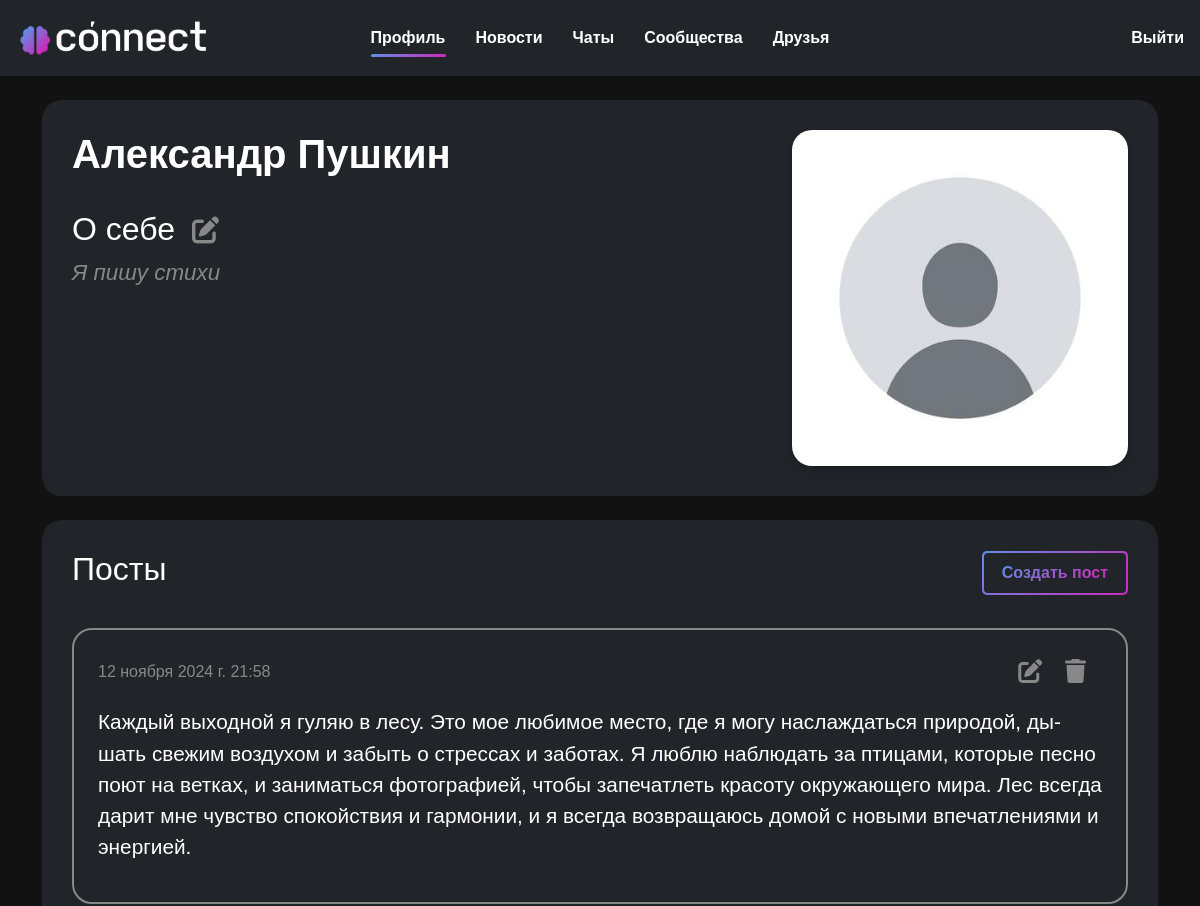
The app's page /person/ (signed in, upper part), older data.
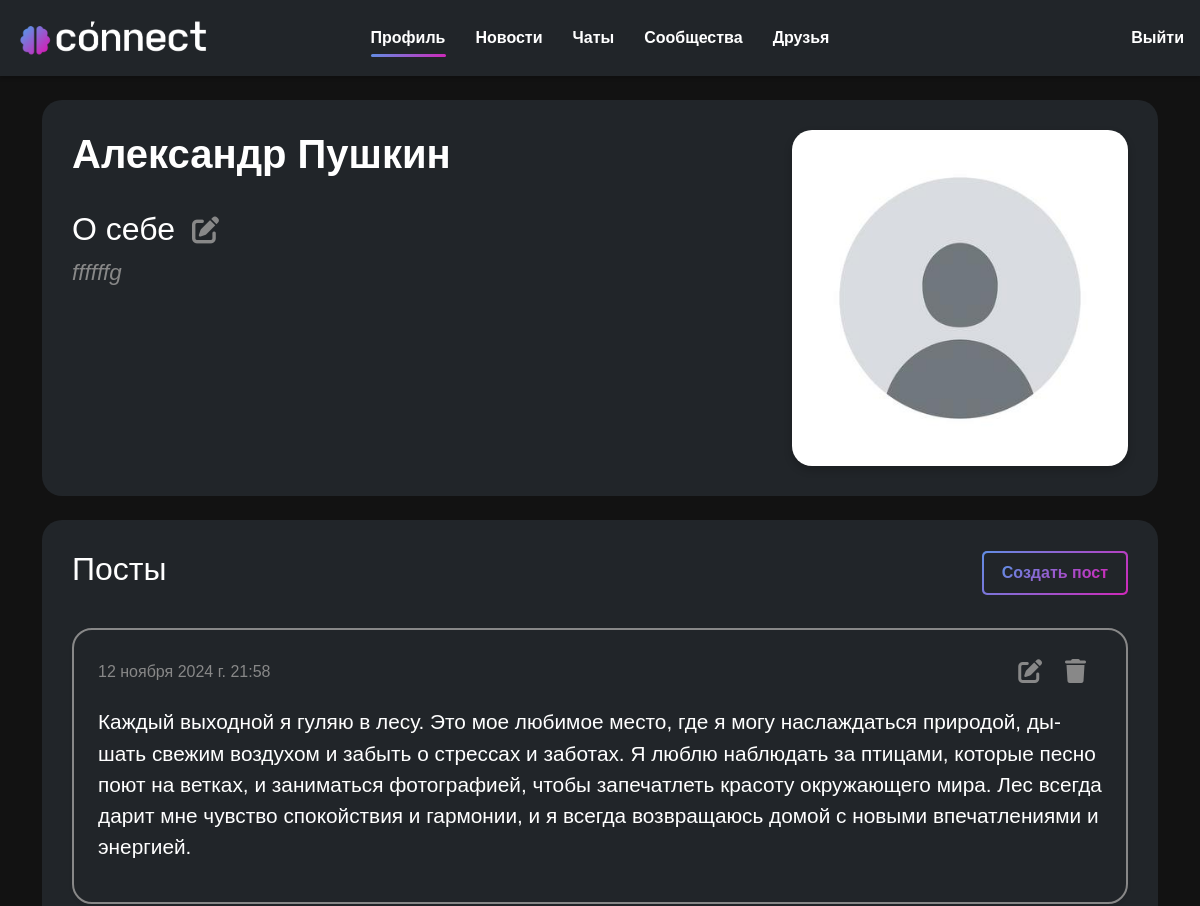
The same page, newer data.
### users/models.py (models this page shows)
class User(AbstractUser):
    first_name = models.CharField("Имя", max_length=20)
    last_name = models.CharField("Фамилия", max_length=20)
    username = models.CharField("Имя пользователя", unique=True, max_length=20)
    email = models.EmailField("Почта", unique=True)
    password = models.CharField("Пароль", max_length=20)
    image = models.ImageField("Аватар", upload_to='users_images', blank=True, null=True)
    about = models.TextField("О себе", max_length=100, blank=True, null=True)
    class Meta:
        verbose_name = 'Пользователь'
        verbose_name_plural = 'Пользователи'

### person/views.py (the view)
# urls.py: path('', views.profile, name='profile'),
def profile(request):
    posts = Post.objects.filter(user=request.user.id).order_by('-date')
    data = {
        "user": request.user,
        "posts": posts,
    }
    return render(request, "person/profile.html", data)

### person/templates/person/profile.html (shortened to what this page needs)
{% extends 'main/layout.html' %}
{% load static %}
{% block link %}
    <link rel="stylesheet" href="{% static 'person/css/person.css' %}">
{% endblock %}
{% block content %}
<section class="container container-profile">
<div class="row">
    <div class="col-md-8">
        <h2 class="person_name mb-4">{{ user.first_name }} {{ user.last_name }}</h2>
        <div class="about-section">
            <h2>О себе
                <a href="#" class="edit-about-btn" data-bs-toggle="modal" data-bs-target="#editAboutModal">
                    <i class="fa-solid fa-pen-to-square"></i>
                </a>
            </h2>
            {% if user.about %}
                <p class="about">{{ user.about }}</p>
            {% else %}
                <p class="commentary">Информация отсутвует</p>
            {% endif %}
        </div>
    </div>
    <div class="col-md-4">
        <img src="{% static 'person/img/default.jpg' %}" alt="person" class="profile-image">
    </div>
</div>
</section>
<section class="container container-profile mt-4">
<div class="d-flex justify-content-between align-items-center mb-4">
    <h2>Посты</h2>
    <button type="button" class="gradient-btn" data-bs-toggle="modal" data-bs-target="#createPostModal" data="Создать пост"></button>
</div>
{% if posts %}
<div class="posts-list">
    {% for el in posts %}
        <div class="post-item">
            <div class="d-flex justify-content-between align-items-center">
                <p class="post-date mb-0">{{ el.date }}</p>
                <div>
                    <a href="#" class="post-actions-btn" data-bs-toggle="modal" data-bs-target="#editPostModal{{ el.id }}">
                        <i class="fa-solid fa-pen-to-square"></i>
                    </a>
                    <a href="#" class="post-actions-btn" data-bs-toggle="modal" data-bs-target="#deletePostModal{{ el.id }}">
                        <i class="fa-solid fa-trash"></i>
                    </a>
                </div>
            </div>
            <div class="post-text-container">
                <p class="post-text" id="post-text-{{ el.id }}">{{ el.text }}</p>
            </div>
        </div>
    {% endfor %}
    </div>
{% else %}
    <p class="commentary">У вас нет записей</p>
{% endif %}
</section>
{% endblock %}

Row changes from the older to the newer data that the page shows:
changed User "Александр": about "Я пишу стихи" → "ffffffg"
